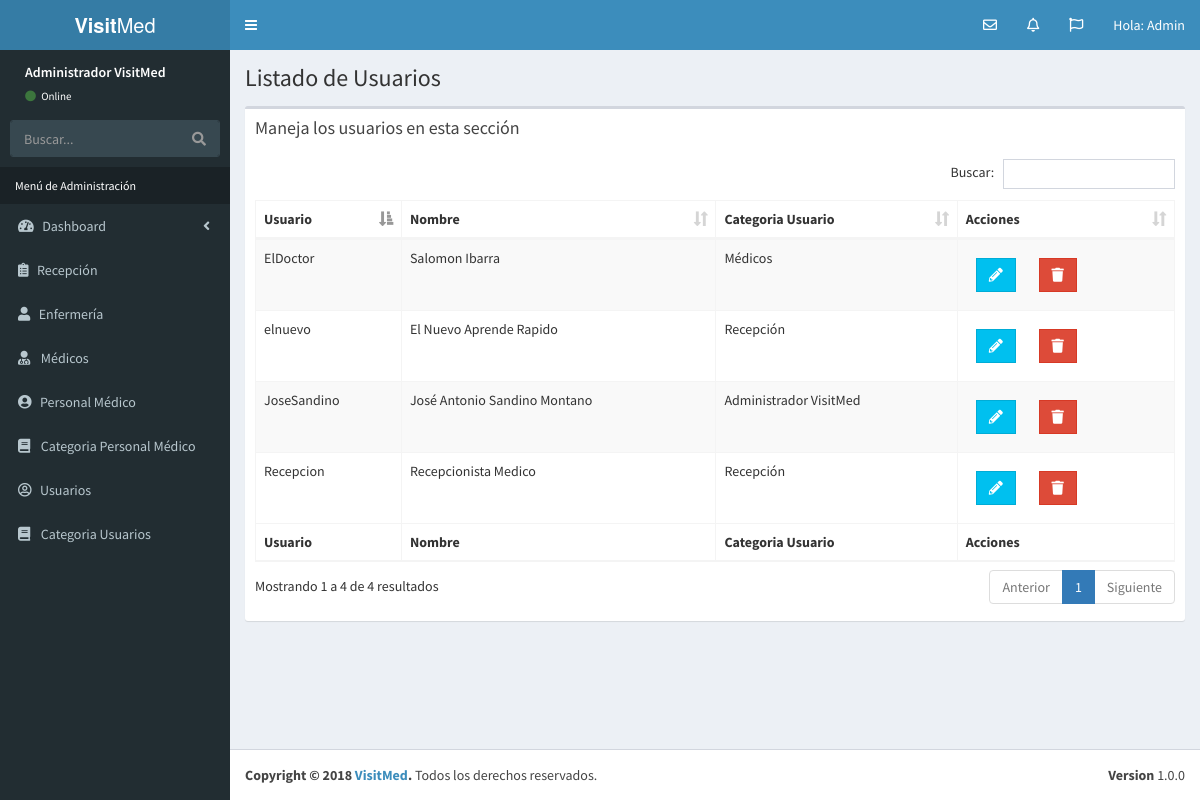
The page /lista_usuarios.php (signed in) on the database its author committed.
### tables this page shows
CREATE TABLE `usuarios` (
  `id_usuario` int(11) NOT NULL,
  `usuario` varchar(50) NOT NULL,
  `nombre_usuario` varchar(100) NOT NULL,
  `apellido_usuario` varchar(100) NOT NULL,
  `password` varchar(60) NOT NULL,
  `id_cat_usuario` tinyint(10) NOT NULL,
  `editado` datetime NOT NULL
);

CREATE TABLE `categoria_usuario` (
  `id_categoria_usuario` tinyint(10) NOT NULL,
  `cat_usuario` varchar(50) NOT NULL,
  `editado` datetime NOT NULL
);

### lista_usuarios.php (the view, shortened to what this page needs)
<?php
      include_once 'funciones/funciones.php';
      include_once 'templates/header.php';
      include_once 'templates/barra.php';
      include_once 'templates/navegacion.php';
?>
  <div class="content-wrapper">
    <section class="content-header">
          <h1>
            Listado de Usuarios
          </h1>
    </section>
   <section class="content">
      <div class="row">
        <div class="col-xs-12">
          <div class="box">
            <div class="box-header">
              <h3 class="box-title">Maneja los usuarios en esta sección</h3>
            </div>
            <div class="box-body">
              <table id="registros" class="table table-bordered table-striped">
                <thead>
                <tr>
                  <th>Usuario</th>
                  <th>Nombre</th>
                  <th>Categoria Usuario</th>
                  <th>Acciones</th>
                </tr>
                </thead>
                <tbody>
                    <?php
                     try {
                        $sql = "SELECT id_usuario, usuario, nombre_usuario, apellido_usuario, cat_usuario ";
                        $sql .= " FROM usuarios ";
                        $sql .= " INNER JOIN categoria_usuario ";
                        $sql .= " ON usuarios.id_cat_usuario=categoria_usuario.id_categoria_usuario ";
                        $sql .= " ORDER BY id_categoria_usuario";
                        $resultado = $conn->query($sql);
                     } catch (Exception $e) {
                        $error = $e->getMessage();
                        echo $error;
                     }
                     while($usuario = $resultado->fetch_assoc() ) { ?>
                          <tr>
                              <td><?php echo $usuario['usuario']; ?></td>
                              <td><?php echo $usuario['nombre_usuario'] . " " . $usuario['apellido_usuario']; ?></td>
                              <td><?php echo $usuario['cat_usuario']; ?></td>
                              <td>
                                <a href="editar_usuario.php?id=<?php echo $usuario['id_usuario']; ?>" class="btn btn-info btn-flat margin ">
                                    <i class="fas fa-pencil-alt"></i>
                                </a>
                                <a href="#" data-id="<?php echo $usuario['id_usuario']; ?>" data-tipo="usuario" class="btn btn-danger btn-flat margin borrar_registro">
                                    <i class="fa fa-trash"></i>
                                </a>
                              </td>
                          </tr>
                     <?php } ?>
                </tbody>
                <tfoot>
                <tr>
                  <th>Usuario</th>
                  <th>Nombre</th>
                  <th>Categoria Usuario</th>
                  <th>Acciones</th>
                </tr>
                </tfoot>
              </table>
            </div>
          </div>
        </div>
      </div>
    </section>
  </div>
  <?php
        include_once 'templates/footer.php';
  ?>

### templates/header.php (shortened to what this page needs)
<!DOCTYPE html>
<html>
<head>
  <link rel="stylesheet" href="css/bootstrap.min.css">
  <link rel="stylesheet" href="css/select2.min.css">
  <link rel="stylesheet" href="css/font-awesome.min.css">
  <link rel="stylesheet" href="css/ionicons.min.css">
  <link rel="stylesheet" href="css/dataTables.bootstrap.min.css">
  <link rel="stylesheet" href="css/AdminLTE.min.css">
  <link rel="stylesheet" href="css/skins/_all-skins.min.css">
  <link rel="stylesheet" href="css/sweetalert2.all.min.css">
  <link rel="stylesheet" href="css/admin.css">
  <link rel="stylesheet" href="https://use.fontawesome.com/releases/v5.4.2/css/all.css">
</head>

### templates/barra.php (shortened to what this page needs)
<body class="hold-transition skin-blue sidebar-mini">
<div class="wrapper">
  <header class="main-header">
    <a href="#" class="logo">
      <span class="logo-lg"><b>Visit</b>Med</span>
    </a>
    <nav class="navbar navbar-static-top">
      <a href="#" class="sidebar-toggle" data-toggle="push-menu" role="button">
      </a>
      <div class="navbar-custom-menu">
        <ul class="nav navbar-nav">
                            <li class="dropdown messages-menu">
                              <a href="#" class="dropdown-toggle" data-toggle="dropdown">
                                <i class="far fa-envelope"></i>
                              </a>
                            </li>
                            <li class="dropdown notifications-menu">
                              <a href="#" class="dropdown-toggle" data-toggle="dropdown">
                                <i class="far fa-bell"></i>
                              </a>
                            </li>
                            <li class="dropdown tasks-menu">
                              <a href="#" class="dropdown-toggle" data-toggle="dropdown">
                                <i class="far fa-flag"></i>
                              </a>
                            </li>
          <li class="dropdown user user-menu">
            <a href="#" class="dropdown-toggle" data-toggle="dropdown">
              <span class="hidden-xs">Hola: Admin</span>
            </a>
          </li>
        </ul>
      </div>
    </nav>
  </header>

### templates/navegacion.php (shortened to what this page needs)
<aside class="main-sidebar">
  <section class="sidebar">
    <div class="user-panel">
      <div class="info">
        <p>Administrador VisitMed</p>
        <a href="#"><i class="fa fa-circle text-success"></i> Online</a>
      </div>
    </div>
    <form action="#" method="get" class="sidebar-form">
      <div class="input-group">
        <input type="text" name="q" class="form-control" placeholder="Buscar...">
        <span class="input-group-btn">
              <button type="submit" name="search" id="search-btn" class="btn btn-flat"><i class="fa fa-search"></i>
              </button>
            </span>
      </div>
    </form>
    <ul class="sidebar-menu" data-widget="tree">
      <li class="header">Menú de Administración</li>
      <li class="treeview">
        <a href="#">
          <i class="fas fa-tachometer-alt"></i>&nbsp;&nbsp; <span>Dashboard</span>
          <span class="pull-right-container">
            <i class="fa fa-angle-left pull-right"></i>
          </span>
        </a>
      </li>
      <li class="treeview">
        <a href="#">
        <i class="fas fa-clipboard-list" aria-hidden="true"></i>&nbsp;&nbsp;
          <span>Recepción</span>
        </a>
      </li>
      <li class="treeview">
        <a href="#">
          <i class="fas fa-user" aria-hidden="true"></i>&nbsp;&nbsp;
          <span>Enfermería</span>
        </a>
      </li>
      <li class="treeview">
        <a href="#">
        <i class="fa fa-user-md" aria-hidden="true"></i>
          <span>Médicos</span>
        </a>
      </li>
      <li class="treeview">
        <a href="#">
          <i class="fas fa-user-circle"></i>&nbsp;&nbsp;
          <span>Personal Médico</span>
        </a>
      </li>
      <li class="treeview">
        <a href="#">
          <i class="fa fa-book"></i>
          <span>Categoria Personal Médico</span>
        </a>
      </li>
      <li class="treeview">
        <a href="#">
          <i class="far fa-user-circle"></i>&nbsp;&nbsp;
          <span>Usuarios</span>
        </a>
      </li>
      <li class="treeview">
        <a href="#">
          <i class="fa fa-book"></i>
          <span>Categoria Usuarios</span>
        </a>
      </li>
    </ul>
  </section>
</aside>

### templates/footer.php (shortened to what this page needs)
  <footer class="main-footer">
    <div class="pull-right hidden-xs">
      <b>Version</b> 1.0.0
    </div>
    <strong>Copyright &copy; 2018 <a href="#">VisitMed</a>.</strong> Todos los derechos reservados.
  </footer>
  </div>
</body>
</html>

### css/admin.css (style rules this page uses)
.user-panel { height: 60px; }
.user-panel>.info { position: relative; left: auto; }
.skin-blue .sidebar-menu>li.header { color: white; }

### rows shown on the page
usuarios: usuario "JoseSandino", nombre_usuario "José Antonio", apellido_usuario "Sandino Montano", id_cat_usuario.cat_usuario "Administrador VisitMed"
usuarios: usuario "ElDoctor", nombre_usuario "Salomon", apellido_usuario "Ibarra", id_cat_usuario.cat_usuario "Médicos"
usuarios: usuario "Recepcion", nombre_usuario "Recepcionista", apellido_usuario "Medico", id_cat_usuario.cat_usuario "Recepción"
usuarios: usuario "elnuevo", nombre_usuario "El Nuevo", apellido_usuario "Aprende Rapido", id_cat_usuario.cat_usuario "Recepción"
